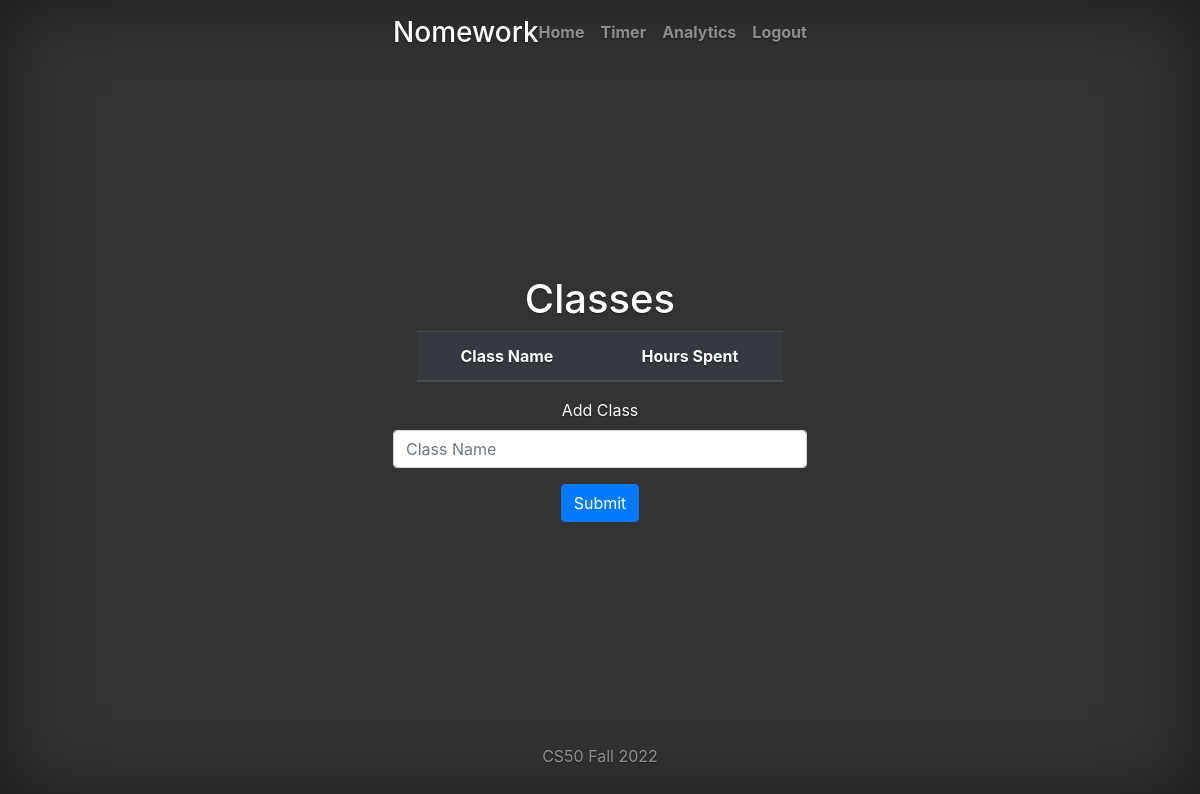
The app's page / (signed in), older data.
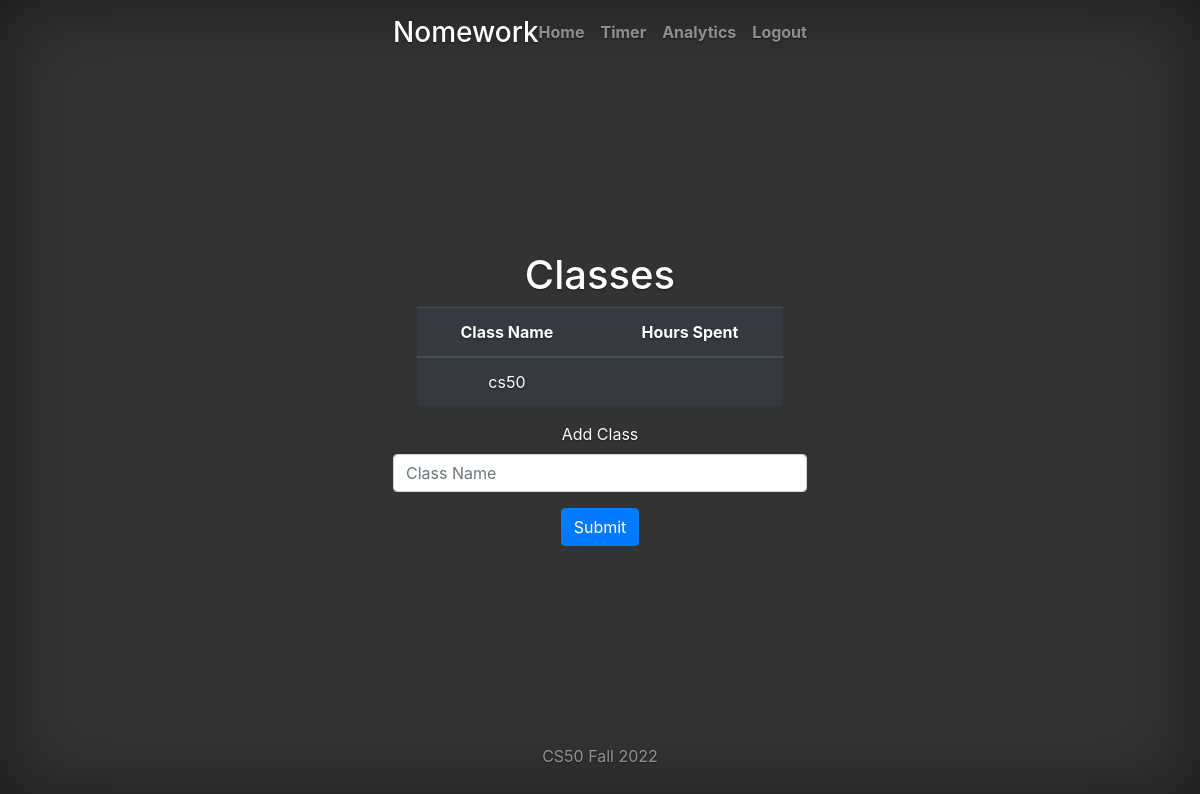
The same page, newer data.
### tables this page shows
CREATE TABLE classes (
    id INTEGER PRIMARY KEY AUTOINCREMENT,
    name TEXT NOT NULL,
    user_id INTEGER NOT NULL,
    FOREIGN KEY (user_id) REFERENCES users (id)
);

### app.py (the view)
@app.route("/", methods=['GET', 'POST'])
@login_required
def index():
    if request.method == "POST":
        db.execute("INSERT INTO classes (name, user_id) VALUES (?, ?)", [request.form.get("classname"), session["user_id"]])
        con.commit()
        return redirect("/")
    else:
        db.execute("SELECT name FROM classes WHERE user_id = ?", [session["user_id"]])
        userclasses = db.fetchall()
        classes = []
        for x in range(len(userclasses)):
            classes.append(userclasses[x][0])
        return render_template("index.html", classes=classes)

### helpers.py (called while the page is built)
def login_required(f):
    @wraps(f)
    def decorated_function(*args, **kwargs):
        if session.get("user_id") is None:
            return redirect("/login")
        return f(*args, **kwargs)
    return decorated_function

### templates/index.html (shortened to what this page needs)
{% extends "layout.html" %}
{% block body %}
<main role="main" class="inner cover">
    <h1 class="cover-heading">Classes</h1>
    <table class="table table-dark">
        <thead>
            <th class="text-start">Class Name</th>
            <th class="text-end">Hours Spent</th>
        </thead>
        <tbody>
            {% for class in classes %}
                <tr>
                    <td class="text-start">{{ class }}</td>
                </tr>
            {% endfor %}
        </tbody>
    </table>
</main>
<div>
    <form action="/" method="post">
        <div class="form-group">
          <label for="classname">Add Class</label>
          <input type="text" class="form-control" id="classname" name="classname" placeholder="Class Name">
        </div>
        <button type="submit" class="btn btn-primary">Submit</button>
    </form>
</div>
{% endblock %}

### templates/layout.html (shortened to what this page needs)
<!doctype html>
<html lang="en">
  <head>
    <link rel="stylesheet" href="https://cdn.jsdelivr.net/npm/bootstrap@4.3.1/dist/css/bootstrap.min.css">
    <link href="/static/cover.css" rel="stylesheet">
  </head>
  <body class="text-center">
    <div class="cover-container d-flex h-100 p-3 mx-auto flex-column">
      <header class="masthead mb-auto">
        <div class="inner">
        {% if session["user_id"] %}
          <h3 class="masthead-brand">Nomework</h3>
        {% else %}
          <h3><a class='masthead-brand' href="/home">Nomework</a></h3>
        {% endif %}
          <nav class="nav nav-masthead justify-content-center">
          {% if session["user_id"] %}
          <a class="nav-link" href="/">Home</a>
              <a class="nav-link" href="/timer">Timer</a>
              <a class="nav-link" href="/analytics">Analytics</a>
              <a class="nav-link" href="/logout">Logout</a>
          </nav>
          {% endif %}
        </div>
      </header>
    {% block body %}{% endblock %}
    <footer class="mastfoot mt-auto">
        <div class="inner">
          <p>CS50 Fall 2022</p>
        </div>
    </footer>
    </div>
</body>
</html>

### static/cover.css (style rules this page uses)
a, a:focus, a:hover { color: #fff; }
html, body { height: 100%; background-color: #333; }
body { display: -ms-flexbox; display: -webkit-box; display: flex; -ms-flex-pack: center; -webkit-box-pack: center; justify-content: center; color: #fff; text-shadow: 0 .05rem .1rem rgba(0, 0, 0, .5); box-shadow: inset 0 0 5rem rgba(0, 0, 0, .5); }
.cover-container { max-width: 42em; }
.masthead { margin-bottom: 2rem; }
.masthead-brand { margin-bottom: 0; }
.nav-masthead .nav-link { padding: .25rem 0; font-weight: 700; color: rgba(255, 255, 255, .5); background-color: transparent; border-bottom: .25rem solid transparent; }
.nav-masthead .nav-link + .nav-link { margin-left: 1rem; }
@media (min-width: 48em) { .masthead-brand { float: left; } }
@media (min-width: 48em) { .nav-masthead { float: right; } }
.cover { padding: 0 1.5rem; }
.mastfoot { color: rgba(255, 255, 255, .5); }

Row changes from the older to the newer data that the page shows:
added classes: name "cs50"
